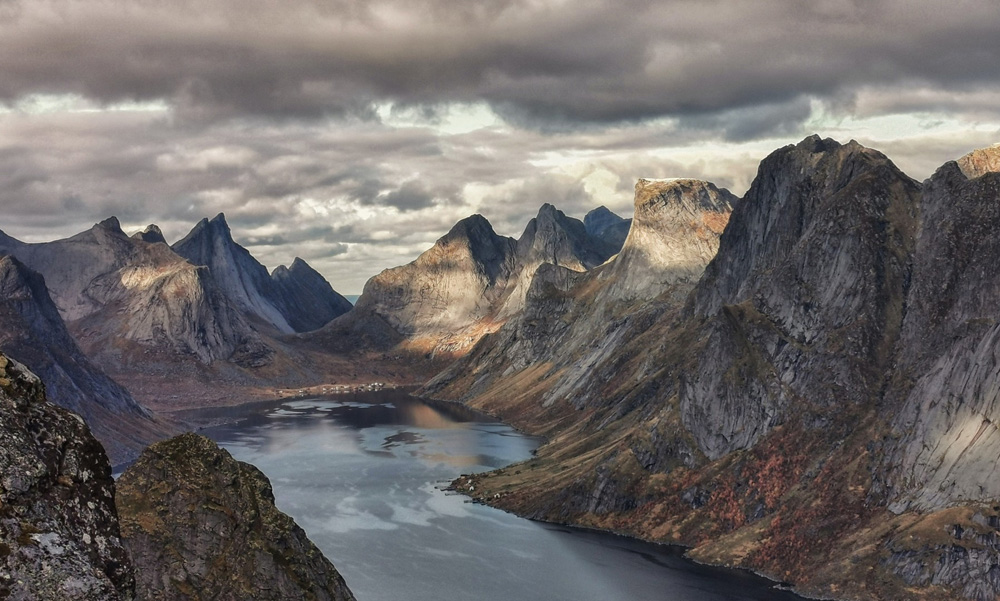
#> input picture python/py_lab/week10/image1/202201141210494226.jpg, 1000 x 601 px; its folder holds only this picture in this run
$ python -i demo.py   (imports and definitions only)
#> lines starting #> are read from the running program, lines starting #| are printed output that depends on the picture
'''
Data:2025.4.15
Author: ACatWithoutFish
Attention:图片文件需要放置在全英文路径名下，方可运行！！！
'''

import cv2
import numpy as np
import os
from sklearn.cluster import MiniBatchKMeans
from sklearn.neighbors import NearestNeighbors
from sklearn.metrics import precision_recall_curve, precision_score, recall_score, average_precision_score
import tkinter as tk
from tkinter import filedialog, messagebox, ttk
from PIL import Image, ImageTk
import time
import matplotlib.pyplot as plt

class ImageRetrievalSystem:
    def __init__(self):
        self.train_features_bof = []
        self.train_features_tfidf = []
        self.codebook = None
        self.knn_model_bof = None
        self.knn_model_tfidf = None
        self.train_images = []
        self.train_labels = []  # 存储每个训练图像的类别
        self.test_image = None
        self.results = {'bof': [], 'tfidf': []}
        self.metrics = {
            'bof': {'precision': 0, 'recall': 0, 'map': 0, 'time': 0},
            'tfidf': {'precision': 0, 'recall': 0, 'map': 0, 'time': 0}
        }

        self.pr_curves = {'bof': None, 'tfidf': None}  # 存储PR曲线数据

    def extract_sift_features(self, image_path):
        '''
        提取SIFT特征
        '''
        img = cv2.imread(image_path, cv2.IMREAD_GRAYSCALE)
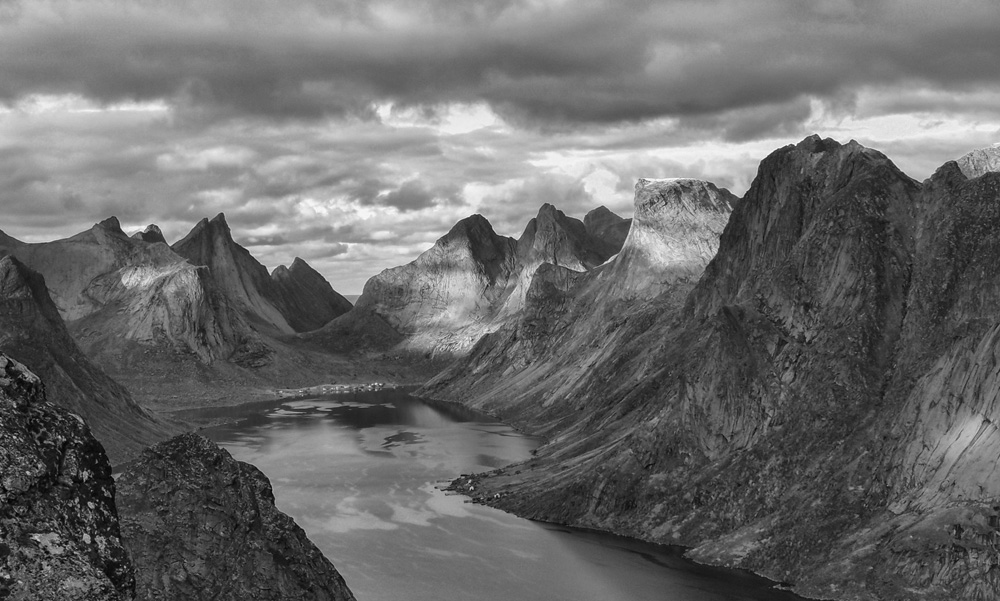
#> img: shape (601, 1000); min 0, max 251, mean 106.3
        if img is None:
            return None
        sift = cv2.SIFT_create()
        keypoints, descriptors = sift.detectAndCompute(img, None)
#> keypoints = 3024 keypoints; strongest (x, y, size): (14, 437, 2), (28, 472, 2.5), (472, 488, 2.2), (470, 481, 2)
        return descriptors

    # [8 lines left out: function build_codebook, not called in this run]

    def encode_features(self, descriptors, use_tfidf=True):
        '''
        特征编码
        '''
        if descriptors is None or self.codebook is None:
            return None

        labels = self.codebook.predict(descriptors)
        histogram = np.bincount(labels, minlength=self.codebook.n_clusters)

        if use_tfidf:
            tf = histogram / np.sum(histogram)
            return tf
        else:
            return histogram / np.linalg.norm(histogram) # 归一化处理 将向量缩放到单位长度

    # [102 lines left out: functions compute_idf, load_train_set, calculate_recall, evaluate_retrieval, not called in this run]

    def retrieve_with_bof(self, test_image_path):
        '''
        使用BoF方法进行图像检索
        '''
        # 开始计时 从特征提取开始
        start_time = time.time()

        # 提取测试图像特征
        test_desc = self.extract_sift_features(test_image_path)
        if test_desc is None:
            return False

        # 编码测试图像
        test_hist_bof = self.encode_features(test_desc, use_tfidf=False)
        if test_hist_bof is None:
            return False

        # 执行KNN检索
        distances, indices = self.knn_model_bof.kneighbors([test_hist_bof])
        retrieval_time = time.time() - start_time

        # 获取测试图像的类别
        test_category = None
        for part in os.path.normpath(test_image_path).split(os.sep):
            if part in set(self.train_labels):
                test_category = part
                break

        # 获取真实相关图像索引
        relevant_indices = [i for i, label in enumerate(self.train_labels) if label == test_category] if test_category else []

        # 存储检索结果
        self.results['bof'] = [self.train_images[idx] for idx in indices[0]]
        self.results['bof_similarity'] = [1/(1+d) for d in distances[0]]

        # 评估检索结果
        self.metrics['bof'], self.pr_curves['bof'] = self.evaluate_retrieval(
            indices[0], relevant_indices, retrieval_time, distances
        )

        return True

    def retrieve_with_tfidf(self, test_image_path):
        '''
        使用TF-IDF方法进行图像检索
        '''
        # 开始计时 从特征提取开始
        start_time = time.time()

        # 提取测试图像特征
        test_desc = self.extract_sift_features(test_image_path)
        if test_desc is None:
            return False

        # 编码测试图像
        test_hist_tfidf = self.encode_features(test_desc, use_tfidf=True)
        if test_hist_tfidf is None:
            return False

        # 执行KNN检索
        distances, indices = self.knn_model_tfidf.kneighbors([test_hist_tfidf])
        retrieval_time = time.time() - start_time

        # 获取测试图像的类别
        test_category = None
        for part in os.path.normpath(test_image_path).split(os.sep):
            if part in set(self.train_labels):
                test_category = part
                break

        # 获取真实相关图像索引
        relevant_indices = [i for i, label in enumerate(self.train_labels) if label == test_category] if test_category else []

        # 存储检索结果
        self.results['tfidf'] = [self.train_images[idx] for idx in indices[0]]
        self.results['tfidf_similarity'] = [1/(1+d) for d in distances[0]]

        # 评估检索结果
        self.metrics['tfidf'], self.pr_curves['tfidf'] = self.evaluate_retrieval(
            indices[0], relevant_indices, retrieval_time, distances
        )

        return True

    def retrieve_images(self, test_image_path):
        '''
        图像检索
        '''
        self.test_image = test_image_path

        # 分别执行两种检索方法
        bof_success = self.retrieve_with_bof(test_image_path)
        tfidf_success = self.retrieve_with_tfidf(test_image_path)

        return True

    # [161 lines left out: functions plot_comparison_charts, evaluate_on_test_set, not called in this run]

class ImageRetrievalGUI:
    # [262 lines left out: functions __init__, create_widgets, create_result_tab, load_train_set, select_test_image, start_retrieval and 3 more, not called in this run]

# [4 lines not run here, left out]

>>> result = ImageRetrievalSystem().retrieve_images('py_lab/week10/image1/202201141210494226.jpg')

$ run again, on python/py_lab/week10/image1/202201141217416548.jpg
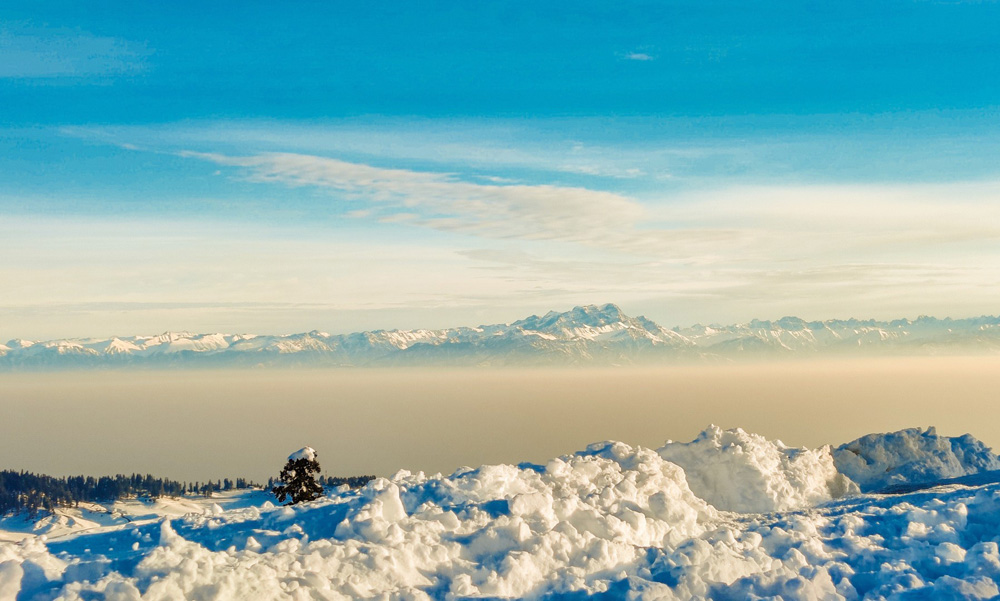
#> input picture python/py_lab/week10/image1/202201141217416548.jpg, 1000 x 601 px
#> in extract_sift_features, `img = cv2.imread(image_path, cv2.IMREAD_GRAYSCALE)`:
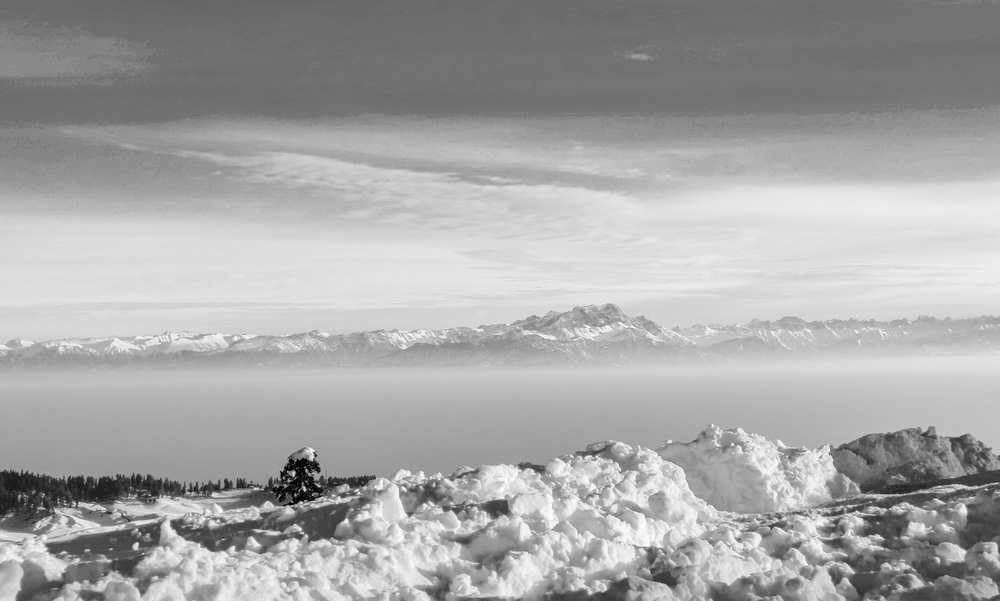
#> img: shape (601, 1000); min 0, max 255, mean 166.7
#> keypoints = 2407 keypoints; strongest (x, y, size): (304, 489, 2.6), (293, 473, 3.7), (136, 546, 4.5), (315, 455, 1.8)

$ run again, on python/py_lab/week10/image1/202201141218552984.jpg
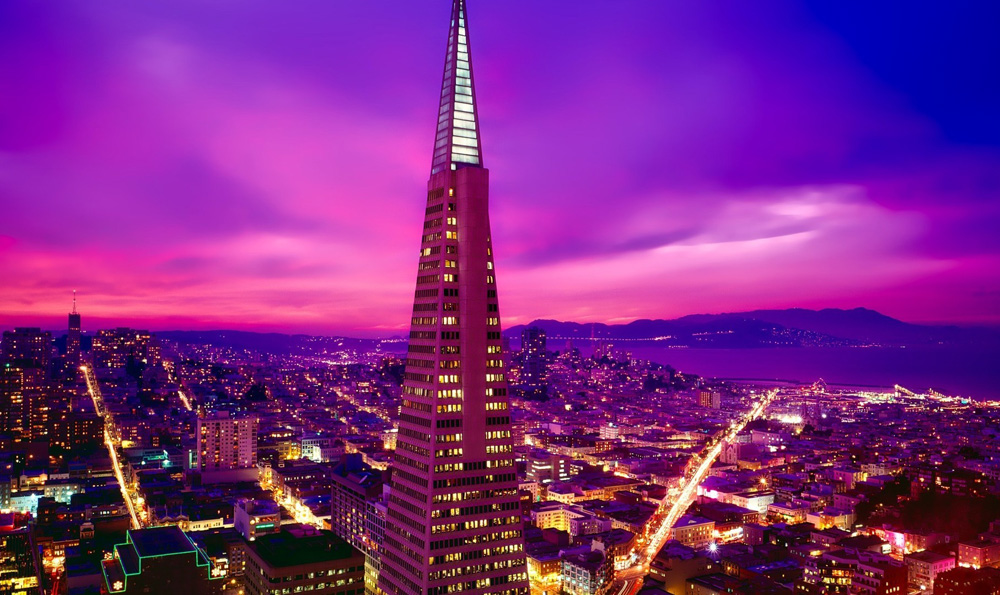
#> input picture python/py_lab/week10/image1/202201141218552984.jpg, 1000 x 595 px
#> in extract_sift_features, `img = cv2.imread(image_path, cv2.IMREAD_GRAYSCALE)`:
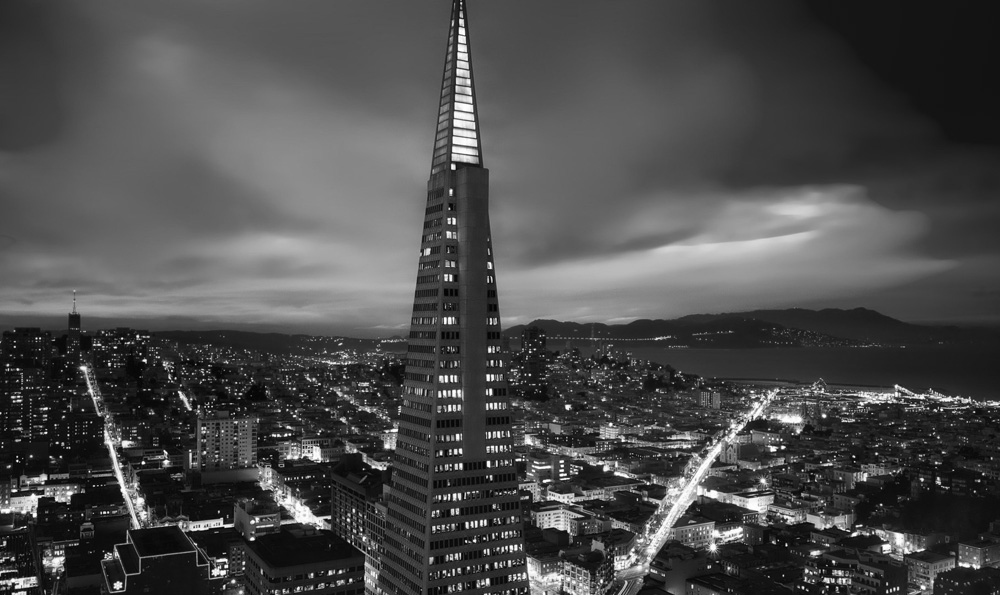
#> img: shape (595, 1000); min 0, max 255, mean 76.3
#> keypoints = 3056 keypoints; strongest (x, y, size): (143, 463, 2.3), (252, 539, 2.7), (474, 541, 2.1), (453, 167, 3.4)

$ run again, on python/py_lab/week10/image1/202201141225130646.jpg
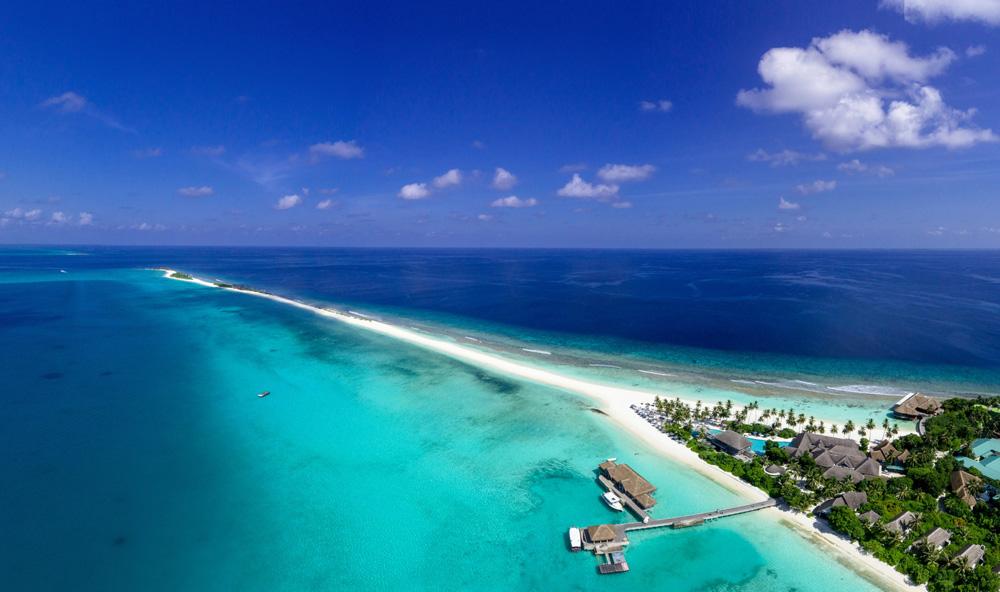
#> input picture python/py_lab/week10/image1/202201141225130646.jpg, 1000 x 592 px
#> in extract_sift_features, `img = cv2.imread(image_path, cv2.IMREAD_GRAYSCALE)`:
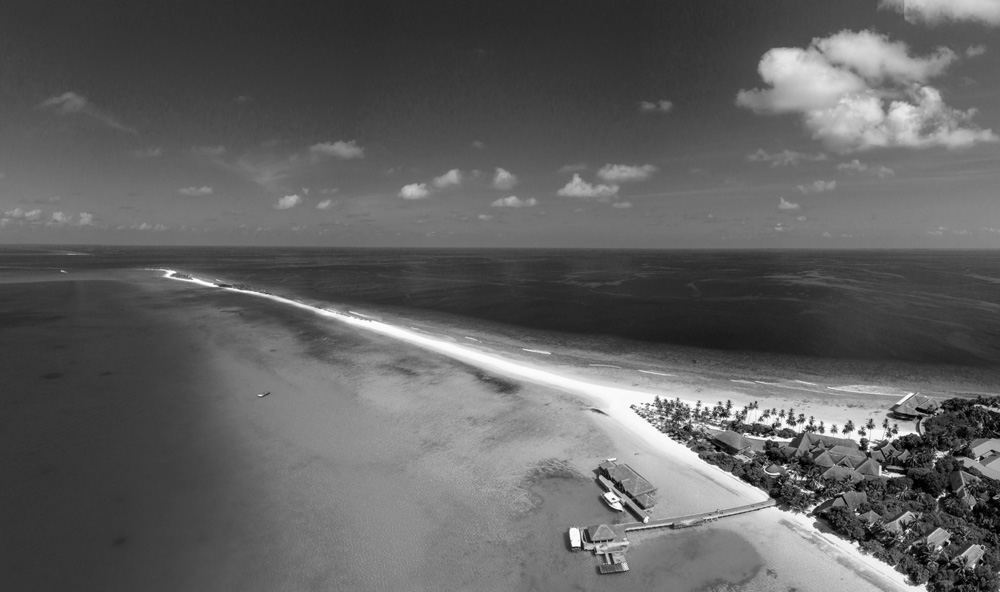
#> img: shape (592, 1000); min 0, max 255, mean 96.9
#> keypoints = 1436 keypoints; strongest (x, y, size): (790, 440, 3.1), (804, 479, 2.4), (848, 428, 6), (907, 531, 2.6)
